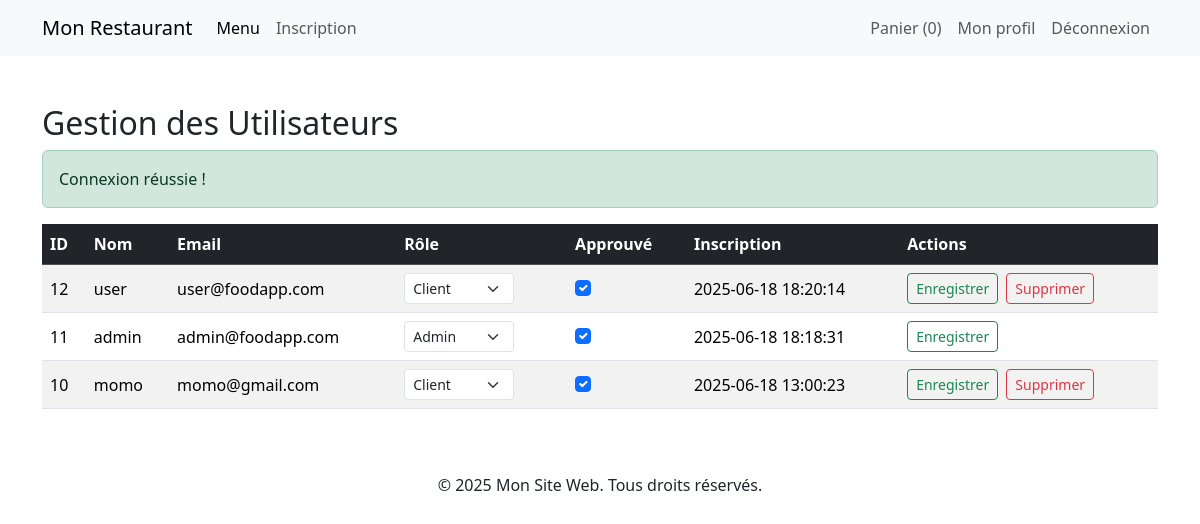
Screenshot of /admin_users.php (signed in) with the database file from the repository.
### tables this page shows
CREATE TABLE `users` (
  `id` int(11) NOT NULL,
  `username` varchar(50) NOT NULL,
  `email` varchar(100) NOT NULL,
  `password_hash` varchar(255) NOT NULL,
  `role` enum('customer','admin') DEFAULT 'customer',
  `created_at` timestamp NOT NULL DEFAULT current_timestamp(),
  `approuve` tinyint(1) DEFAULT 1,
  `photo` varchar(255) DEFAULT NULL,
  `prenom` varchar(100) DEFAULT NULL,
  `adresse` text DEFAULT NULL,
  `telephone` varchar(20) DEFAULT NULL
);

### admin_users.php (the view, shortened to what this page needs)
<?php
require_once 'db_connect.php';
$users = $pdo->query("SELECT * FROM users ORDER BY created_at DESC")->fetchAll();
?>
<!DOCTYPE html>
<html lang="fr">
<head>
    <link href="https://cdn.jsdelivr.net/npm/bootstrap@5.3.3/dist/css/bootstrap.min.css" rel="stylesheet">
</head>
<body>
<?php require_once 'nav_bar.php'; ?>
<div class="container my-5">
    <h2>Gestion des Utilisateurs</h2>
    <?php if (!empty($_SESSION['message'])): ?>
        <div class="alert alert-success"><?= htmlspecialchars($_SESSION['message']) ?></div>
    <?php endif; ?>
    <div class="table-responsive">
        <table class="table table-striped align-middle">
            <thead class="table-dark">
                <tr>
                    <th>ID</th>
                    <th>Nom</th>
                    <th>Email</th>
                    <th>Rôle</th>
                    <th>Approuvé</th>
                    <th>Inscription</th>
                    <th>Actions</th>
                </tr>
            </thead>
            <tbody>
            <?php foreach ($users as $user): ?>
                <tr>
                    <td><?= $user['id'] ?></td>
                    <td><?= htmlspecialchars($user['username']) ?></td>
                    <td><?= htmlspecialchars($user['email']) ?></td>
                    <td>
                        <form method="post" class="d-flex flex-column flex-md-row align-items-center">
                            <select name="role" class="form-select form-select-sm me-2" style="width: 110px;">
                                <option value="customer" <?= $user['role'] === 'customer' ? 'selected' : '' ?>>Client</option>
                                <option value="admin" <?= $user['role'] === 'admin' ? 'selected' : '' ?>>Admin</option>
                            </select>
                    </td>
                    <td>
                            <div class="form-check">
                                <input class="form-check-input" type="checkbox" name="approuve" value="1" <?= $user['approuve'] ? 'checked' : '' ?>>
                            </div>
                    </td>
                    <td><?= $user['created_at'] ?></td>
                    <td class="text-nowrap">
                            <button type="submit" name="update_user" class="btn btn-sm btn-outline-success me-1">Enregistrer</button>
                        <?php if ($user['id'] != $_SESSION['user_id']): ?>
                        <form method="post" class="d-inline">
                            <button type="submit" name="delete_user" value="<?= $user['id'] ?>" class="btn btn-sm btn-outline-danger" onclick="return confirm('Supprimer cet utilisateur ?')">Supprimer</button>
                        </form>
                        <?php endif; ?>
                    </td>
                </tr>
            <?php endforeach; ?>
            </tbody>
        </table>
    </div>
</div>
<?php require_once 'footer.php'; ?>
</body>
</html>

### nav_bar.php (shortened to what this page needs)
<nav class="navbar navbar-expand-lg navbar-light bg-light">
  <div class="container">
    <a class="navbar-brand" href="index.php">Mon Restaurant</a>
    <div class="collapse navbar-collapse" id="navMenu">
      <ul class="navbar-nav me-auto">
        <li class="nav-item"><a href="menu.php" class="nav-link active">Menu</a></li>
        <li class="nav-item"><a href="inscription.php" class="nav-link">Inscription</a></li>
      </ul>
      <ul class="navbar-nav">
        <li class="nav-item">
          <a href="panier.php" class="nav-link">
            Panier (<?php echo isset($_SESSION['cart']) ? array_sum(array_column($_SESSION['cart'], 'quantity')) : 0; ?>)
          </a>
        </li>
        <li class="nav-item">
        <a class="nav-link" href="profil.php">Mon profil</a>
    </li>
    <?php if (isset($_SESSION['user_id'])): ?>
    <li class="nav-item">
        <a class="nav-link" href="deconnexion.php">Déconnexion</a>
    </li>
<?php endif; ?>
      </ul>
    </div>
  </div>
</nav>

### footer.php
<div class="text-center mb-3"><footer><p>© <?= date('Y') ?> Mon Site Web. Tous droits réservés.</p></footer></div>

### rows the page displays
users: id "12", username "user", email "user@foodapp.com", role "Client", approuve "☑", created_at "2025-06-18 18:20:14"
users: id "11", username "admin", email "admin@foodapp.com", role "Admin", approuve "☑", created_at "2025-06-18 18:18:31"
users: id "10", username "momo", email "momo@gmail.com", role "Client", approuve "☑", created_at "2025-06-18 13:00:23"

### other values shown
$_SESSION['message'] "Connexion réussie !"
